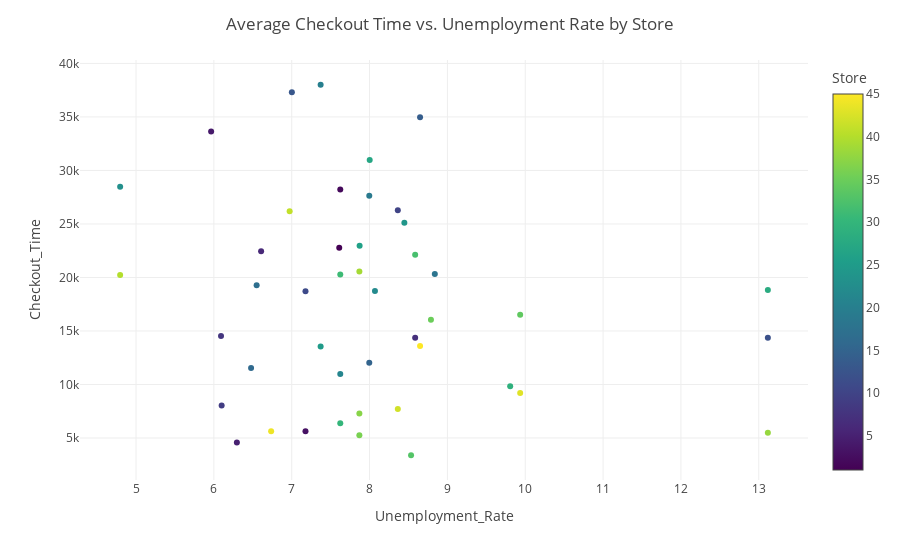

Notebook code for this chart:
### Markdown cell above
identify stores with long checkout times:

### Code cell
checkout_time_by_store = df.groupby("Store")["Weekly_Sales"].mean() / df.groupby("Store")["Temperature"].mean()

# Filter stores with long checkout times(more than 20m)
stores_with_long_checkout_times = checkout_time_by_store[checkout_time_by_store >= 20].index
df = df[df["Store"].isin(stores_with_long_checkout_times)]

#  average checkout time and unemployment rate for each store again  for the selected stores
checkout_time_by_store = df.groupby("Store")["Weekly_Sales"].mean() / df.groupby("Store")["Temperature"].mean()
unemployment_rate_by_store = df.groupby("Store")["Unemployment"].mean()

# df with the average checkout time and unemployment rate for each store
store_data = pd.DataFrame({"Checkout_Time": checkout_time_by_store, "Unemployment_Rate": unemployment_rate_by_store}).reset_index()
print(store_data)
#  scatter plot of the average checkout time vs. unemployment rate by store
fig = px.scatter(store_data, x="Unemployment_Rate", y="Checkout_Time", color="Store", hover_data=["Checkout_Time", "Unemployment_Rate"])
fig.update_layout(title="Average Checkout Time vs. Unemployment Rate by Store")
fig.show()

### Figure 1 — Plotly figure (JSON) as saved in the notebook; plotly's stock layout.template omitted (floating-point values rounded to 4 significant figures)
{"data": [{"hovertemplate": "Unemployment_Rate=%{x}<br>Checkout_Time=%{y}<br>Store=%{marker.color}<extra></extra>", "legendgroup": "", "marker": {"color": [1, 2, 3, 4, 5, 6, 7, 8, 9, 10, 11, 12, 13, 14, 15, 16, 17, 18, 19, 20, 21, 22, 23, 24, 25, 26, 27, 28, 29, 30, 31, 32, 33, 34, 35, 36, 37, 38, 39, 40, 41, 42, 43, 44, 45], "coloraxis": "coloraxis", "symbol": "circle"}, "mode": "markers", "name": "", "orientation": "v", "showlegend": false, "type": "scatter", "x": [7.61, 7.624, 7.177, 5.965, 6.295, 6.607, 8.586, 6.092, 6.1, 8.363, 7.177, 13.12, 7.002, 8.649, 7.996, 6.478, 6.549, 8.838, 7.996, 7.371, 7.624, 8.069, 4.796, 8.447, 7.371, 7.872, 8.002, 13.12, 9.806, 7.624, 7.624, 8.586, 8.533, 9.935, 8.789, 7.869, 7.869, 13.12, 7.869, 4.796, 6.973, 8.363, 9.935, 6.736, 8.649], "xaxis": "x", "y": [22770.0, 28230.0, 5637.0, 33650.0, 4582.0, 22450.0, 14370.0, 14540.0, 8026.0, 26290.0, 18710.0, 14360.0, 37310.0, 34970.0, 12030.0, 11530.0, 19260.0, 20320.0, 27630.0, 38010.0, 10980.0, 18740.0, 28480.0, 25110.0, 13550.0, 22970.0, 30980.0, 18840.0, 9827.0, 6370.0, 20280.0, 22120.0, 3387.0, 16530.0, 16050.0, 5249.0, 7292.0, 5490.0, 20550.0, 20220.0, 26200.0, 7702.0, 9195.0, 5638.0, 13600.0], "yaxis": "y"}], "layout": {"coloraxis": {"colorbar": {"title": {"text": "Store"}}, "colorscale": [[0, "#440154"], [0.1111, "#482878"], [0.2222, "#3e4989"], [0.3333, "#31688e"], [0.4444, "#26828e"], [0.5556, "#1f9e89"], [0.6667, "#35b779"], [0.7778, "#6ece58"], [0.8889, "#b5de2b"], [1, "#fde725"]]}, "legend": {"tracegroupgap": 0}, "margin": {"t": 60}, "title": {"text": "Average Checkout Time vs. Unemployment Rate by Store"}, "xaxis": {"anchor": "y", "domain": [0, 1], "title": {"text": "Unemployment_Rate"}}, "yaxis": {"anchor": "x", "domain": [0, 1], "title": {"text": "Checkout_Time"}}}}
